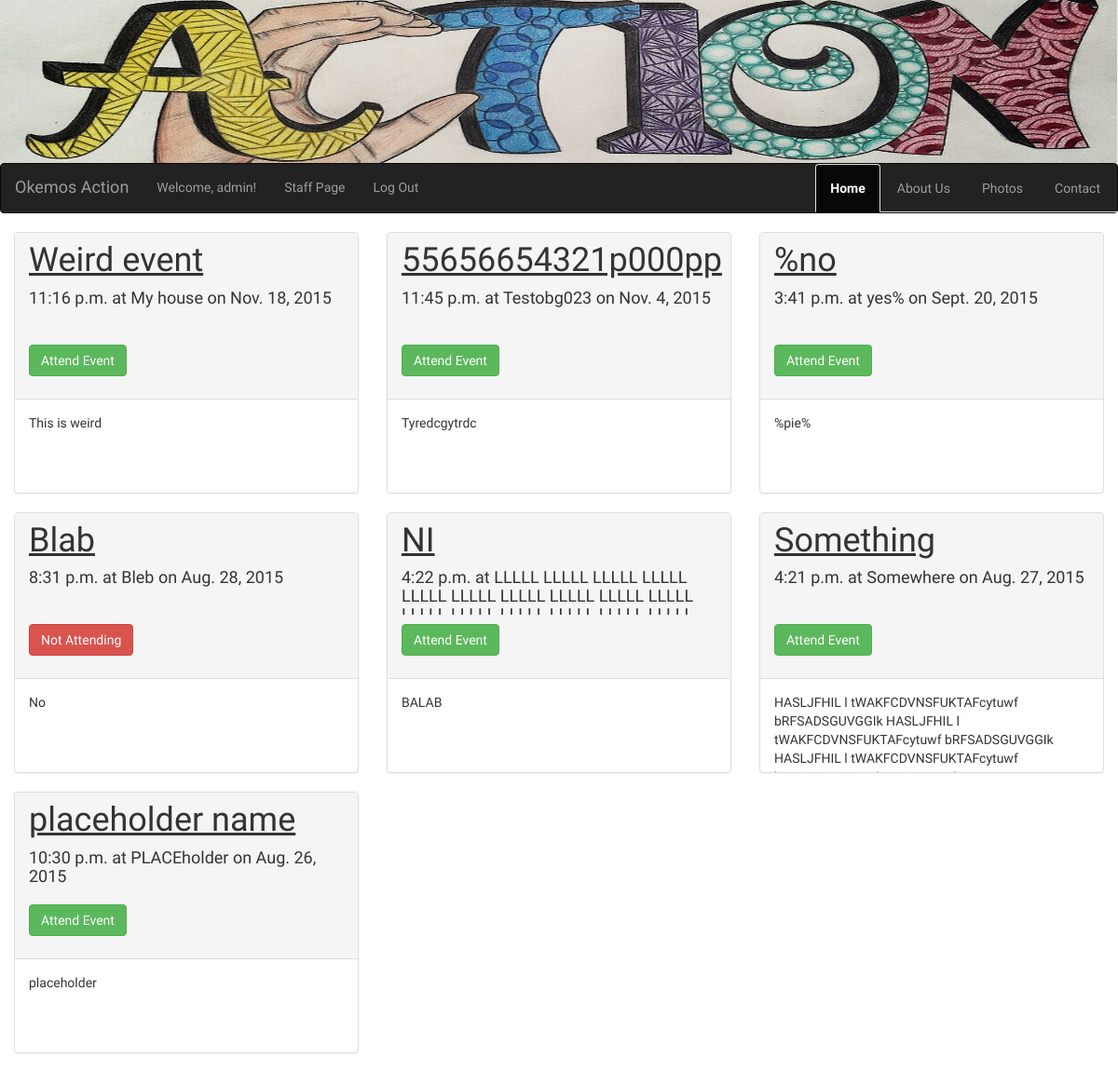
The app's page / (signed in) with its own data.
### events/models.py (models this page shows, shortened)
class Event(models.Model):
    date = models.DateTimeField("Date of Event")
    place = models.CharField(max_length = 1000)
    name = models.CharField(max_length = 255)
    desc = models.CharField(max_length = 10000, null = True)
    pub_date = models.DateTimeField("Date when people can sign up")
    signed_up = models.ManyToManyField(User, blank = True)

### events/views.py (the view)
# urls.py: url(r'^$', views.index, name='index'),
def index(request):
    context = {"events_" : Event.objects.filter(date__lte=timezone.now()).order_by('-pub_date')}
    return render(request, 'home.html', context)

### sign_up/templates/home.html (shortened to what this page needs)
{% extends "base.html" %}
{% block pagename %} Home {% endblock %}
{% block content %}
    <div class="row cards">
        {% for event in events_ %}
            <div class="col-sm-6 col-md-4 col-xs-12" data-href="detail/{{event.id}}">
              <div class="panel panel-default">
                <div class="panel-heading">
                  <h1 class="panel-title lg-title"><a href="detail/{{event.id}}" style="text-decoration: underline">{{event.name}}</a></h1>
                  <h4 class="fixed-info">{{event.date|time}} at {{event.place}} on {{event.date|date}}</h4>
                  {% if user and not user.is_anonymous %}
                    {% if not event in user.event_set.all %}
                        <div style="width:150px"><div class="btn btn-success" role="button" aria-label="Attend Event" data-toggle="collapse" data-target=".TxtArea{{event.id}}">Attend Event</div></div>
                    {% else %}
                        {% include "events/leave.html" with event=event user=user M="" %}
                    {% endif %}
                  {% endif %}
                </div>
                <div class="panel-body fixed-panel">
                      {{event.desc}}
                </div>
            </div>
            </div>
        {% endfor %}
            </div>
{% endblock %}

### sign_up/templates/base.html (shortened to what this page needs)
{% load staticfiles %}
<html>
    <head>
        <link rel="stylesheet" type="text/css" href="//maxcdn.bootstrapcdn.com/bootstrap/3.3.5/css/bootstrap.min.css"/>
        <link rel="stylesheet" type="text/css" href="//cdnjs.cloudflare.com/ajax/libs/font-awesome/4.4.0/css/font-awesome.min.css"/>
        <link rel="stylesheet" href="//cdnjs.cloudflare.com/ajax/libs/bootstrap-social/4.9.1/bootstrap-social.min.css">
        <link rel="stylesheet" type="text/css" href="{% static 'events/style.css' %}"/>
    </head>
    <body>
        <header  style="width:100%">
            <div id="banner"><img src="/static/events/images/ActionBanner.png" class="img-responsive"/></div>
            <nav role="navigation" class="navbar navbar-inverse">
                <div class="navbar-header">
                    <a href= "/" class="navbar-brand">Okemos Action</a>
                </div>
                <div id="navbarCollapse" class="collapse navbar-collapse">
                    <ul class="nav navbar-nav navbar-left">
                        {% if user and not user.is_anonymous %}
                            <li><a href="#">Welcome, {{ user.get_full_name|default:user.username }}!</a></li>
                            {% if user and user.is_staff %}
                                <li><a href="/admin">Staff Page</a></li>
                            {% endif %}
                            <li><a href="{% url 'auth:logout' %}?next=/">Log Out</a></li>
                        {% endif %}
                    </ul>
                    <ul class="nav navbar-nav nav-tabs navbar-right navLeft">
                        <li class="active"><a data-toggle="tab" href="#home"><strong>{% block pagename %}{% endblock %}</strong></a></li>
                        <li><a data-toggle="tab" href="#about">About Us</a></li>
                        <li><a data-toggle="tab" href="#photos">Photos</a></li>
                        <li><a data-toggle="tab" href="#contact">Contact</a></li>
                    </ul>
                </div>
            </nav>
        </header>
        <main class="container-fluid">
            <div class="tab-content">
                <div id="home" class="tab-pane fade in active">
                    {% block content %}{% endblock %}
                </div>
            </div>
        </main>
    </body>
</html>

### events/templates/events/leave.html (shortened to what this page needs)
<div style="width:150px"><a href="#" class="btn btn-danger" role="button" aria-label="Not Attending" data-toggle="modal" data-target="#ModalUnattend{{M}}{{event.id}}">Not Attending</a></div>

### events/static/events/style.css (style rules this page uses)
.fixed-panel { min-height: 100; max-height: 100; overflow-y: auto; }
.fixed-info { min-height: 50; max-height: 50; overflow-y: auto; }
.lg-title { font-size:36px !important; }
body { font-family: 'Exo 2', sans-serif; }

### records on screen
Event: name "Weird event", date "11:16 p.m.", place "My house", date "Nov. 18, 2015", desc "This is weird"
Event: name "55656654321p000pp", date "11:45 p.m.", place "Testobg023", date "Nov. 4, 2015", desc "Tyredcgytrdc"
Event: name "%no", date "3:41 p.m.", place "yes%", date "Sept. 20, 2015", desc "%pie%"
Event: name "Blab", date "8:31 p.m.", place "Bleb", date "Aug. 28, 2015", desc "No"
Event: name "NI", date "4:22 p.m.", place "LLLLL LLLLL LLLLL LLLLL LLLLL LLLLL LLLLL LLLLL LLLLL LLLLL…", desc "BALAB"
Event: name "Something", date "4:21 p.m.", place "Somewhere", date "Aug. 27, 2015", desc "HASLJFHIL l tWAKFCDVNSFUKTAFcytuwf bRFSADSGUVGGIk HASLJFHIL l tWAKFCDVNSFUKTAFcytuwf bRFSADSGUVGGIk HASLJFHIL l tWAKFCDVNSFUKTAFcytuwf…"
Event: name "placeholder name", date "10:30 p.m.", place "PLACEholder", date "Aug. 26, 2015", desc "placeholder"

### other values on screen
{{ user.get_full_name|default:user.username }} "admin"
